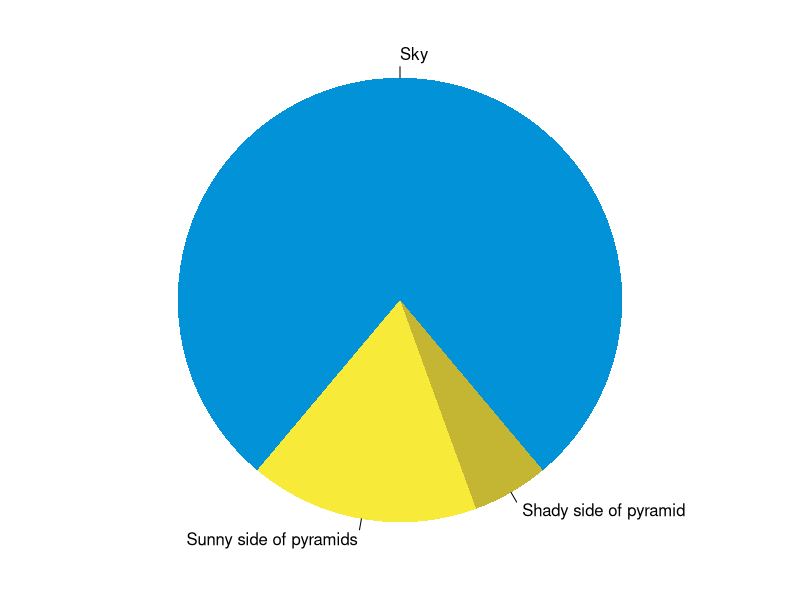

The R script that drew this image:
## ---- chunk 1
knitr::opts_chunk$set(collapse = FALSE)
## ---- chunk 2
summary(cars)
fit <- lm(dist ~ speed, data = cars)
fit
## ---- chunk 3
par(mar = c(0, 1, 0, 1))
pie(
  c(280, 60, 20),
  c('Sky', 'Sunny side of pyramids', 'Shady side of pyramid'),
  col = c('#0292D8', '#F7EA39', '#C4B632'),
  init.angle = -50, border = NA
)
